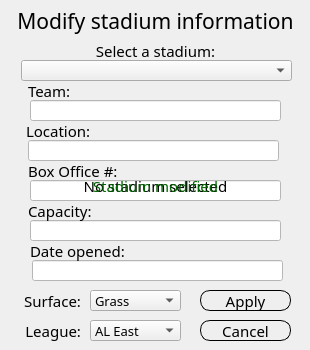
    <widget class="QWidget" name="modifyStadPage">
     <widget class="QLabel" name="modifyStadInfoLabel">
      <property name="geometry">
       <rect>
        <x>10</x>
        <y>0</y>
        <width>291</width>
        <height>41</height>
       </rect>
      </property>
      <property name="font">
       <font>
        <family>Arial Rounded MT Bold</family>
        <pointsize>16</pointsize>
        <weight>50</weight>
        <italic>false</italic>
        <bold>false</bold>
       </font>
      </property>
      <property name="styleSheet">
       <string notr="true">background-color: transparent;
</string>
      </property>
      <property name="text">
       <string>Modify stadium information</string>
      </property>
      <property name="alignment">
       <set>Qt::AlignCenter</set>
      </property>
     </widget>
     <widget class="QLabel" name="selectStadModifyLabel">
      <property name="geometry">
       <rect>
        <x>80</x>
        <y>40</y>
        <width>151</width>
        <height>21</height>
       </rect>
      </property>
      <property name="font">
       <font>
        <family>Arial Rounded MT Bold</family>
        <pointsize>11</pointsize>
        <weight>50</weight>
        <italic>false</italic>
        <bold>false</bold>
       </font>
      </property>
      <property name="styleSheet">
       <string notr="true">background-color: transparent;
</string>
      </property>
      <property name="text">
       <string>Select a stadium:</string>
      </property>
      <property name="alignment">
       <set>Qt::AlignCenter</set>
      </property>
     </widget>
     <widget class="QComboBox" name="selectStadModifyCombo">
      <property name="geometry">
       <rect>
        <x>21</x>
        <y>60</y>
        <width>271</width>
        <height>21</height>
       </rect>
      </property>
      <property name="font">
       <font>
        <family>Arial Rounded MT Bold</family>
        <pointsize>10</pointsize>
       </font>
      </property>
     </widget>
     <widget class="QLabel" name="stadModifyTeamLabel">
      <property name="geometry">
       <rect>
        <x>28</x>
        <y>80</y>
        <width>251</width>
        <height>21</height>
       </rect>
      </property>
      <property name="font">
       <font>
        <family>Arial Rounded MT Bold</family>
        <pointsize>11</pointsize>
        <weight>50</weight>
        <italic>false</italic>
        <bold>false</bold>
       </font>
      </property>
      <property name="styleSheet">
       <string notr="true">background-color: transparent;
</string>
      </property>
      <property name="text">
       <string>Team:</string>
      </property>
      <property name="alignment">
       <set>Qt::AlignLeading|Qt::AlignLeft|Qt::AlignVCenter</set>
      </property>
     </widget>
     <widget class="QLineEdit" name="stadModifyTeamLineEdit">
      <property name="geometry">
       <rect>
        <x>30</x>
        <y>100</y>
        <width>251</width>
        <height>21</height>
       </rect>
      </property>
      <property name="font">
       <font>
        <pointsize>10</pointsize>
       </font>
      </property>
      <property name="styleSheet">
       <string notr="true">background-color: rgb(255, 255, 255);</string>
      </property>
     </widget>
     <widget class="QLineEdit" name="stadModifyLocLineEdit">
      <property name="geometry">
       <rect>
        <x>28</x>
        <y>140</y>
        <width>251</width>
        <height>21</height>
       </rect>
      </property>
      <property name="font">
       <font>
        <pointsize>10</pointsize>
       </font>
      </property>
      <property name="styleSheet">
       <string notr="true">background-color: rgb(255, 255, 255);</string>
      </property>
     </widget>
     <widget class="QLabel" name="stadModifyLocLabel">
      <property name="geometry">
       <rect>
        <x>26</x>
        <y>120</y>
        <width>251</width>
        <height>21</height>
       </rect>
      </property>
      <property name="font">
       <font>
        <family>Arial Rounded MT Bold</family>
        <pointsize>11</pointsize>
        <weight>50</weight>
        <italic>false</italic>
        <bold>false</bold>
       </font>
      </property>
      <property name="styleSheet">
       <string notr="true">background-color: transparent;
</string>
      </property>
      <property name="text">
       <string>Location:</string>
      </property>
      <property name="alignment">
       <set>Qt::AlignLeading|Qt::AlignLeft|Qt::AlignVCenter</set>
      </property>
     </widget>
     <widget class="QLineEdit" name="stadModifyPhoneLineEdit">
      <property name="geometry">
       <rect>
        <x>30</x>
        <y>180</y>
        <width>251</width>
        <height>21</height>
       </rect>
      </property>
      <property name="font">
       <font>
        <pointsize>10</pointsize>
       </font>
      </property>
      <property name="styleSheet">
       <string notr="true">background-color: rgb(255, 255, 255);</string>
      </property>
     </widget>
     <widget class="QLabel" name="stadModifyPhoneLabel">
      <property name="geometry">
       <rect>
        <x>28</x>
        <y>160</y>
        <width>251</width>
        <height>21</height>
       </rect>
      </property>
      <property name="font">
       <font>
        <family>Arial Rounded MT Bold</family>
        <pointsize>11</pointsize>
        <weight>50</weight>
        <italic>false</italic>
        <bold>false</bold>
       </font>
      </property>
      <property name="styleSheet">
       <string notr="true">background-color: transparent;
</string>
      </property>
      <property name="text">
       <string>Box Office #:</string>
      </property>
      <property name="alignment">
       <set>Qt::AlignLeading|Qt::AlignLeft|Qt::AlignVCenter</set>
      </property>
     </widget>
     <widget class="QLineEdit" name="stadModifyCapLineEdit">
      <property name="geometry">
       <rect>
        <x>30</x>
        <y>220</y>
        <width>251</width>
        <height>21</height>
       </rect>
      </property>
      <property name="font">
       <font>
        <pointsize>10</pointsize>
       </font>
      </property>
      <property name="styleSheet">
       <string notr="true">background-color: rgb(255, 255, 255);</string>
      </property>
      <property name="text">
       <string/>
      </property>
     </widget>
     <widget class="QLabel" name="stadModifyCapLabel">
      <property name="geometry">
       <rect>
        <x>28</x>
        <y>200</y>
        <width>251</width>
        <height>21</height>
       </rect>
      </property>
      <property name="font">
       <font>
        <family>Arial Rounded MT Bold</family>
        <pointsize>11</pointsize>
        <weight>50</weight>
        <italic>false</italic>
        <bold>false</bold>
       </font>
      </property>
      <property name="styleSheet">
       <string notr="true">background-color: transparent;
</string>
      </property>
      <property name="text">
       <string>Capacity:</string>
      </property>
      <property name="alignment">
       <set>Qt::AlignLeading|Qt::AlignLeft|Qt::AlignVCenter</set>
      </property>
     </widget>
     <widget class="QLineEdit" name="stadModifyOpenedLineEdit">
      <property name="geometry">
       <rect>
        <x>32</x>
        <y>260</y>
        <width>251</width>
        <height>21</height>
       </rect>
      </property>
      <property name="font">
       <font>
        <pointsize>10</pointsize>
       </font>
      </property>
      <property name="styleSheet">
       <string notr="true">background-color: rgb(255, 255, 255);</string>
      </property>
      <property name="text">
       <string/>
      </property>
     </widget>
     <widget class="QLabel" name="stadModifyOpenedLabel">
      <property name="geometry">
       <rect>
        <x>30</x>
        <y>240</y>
        <width>251</width>
        <height>21</height>
       </rect>
      </property>
      <property name="font">
       <font>
        <family>Arial Rounded MT Bold</family>
        <pointsize>11</pointsize>
        <weight>50</weight>
        <italic>false</italic>
        <bold>false</bold>
       </font>
      </property>
      <property name="styleSheet">
       <string notr="true">background-color: transparent;
</string>
      </property>
      <property name="text">
       <string>Date opened:</string>
      </property>
      <property name="alignment">
       <set>Qt::AlignLeading|Qt::AlignLeft|Qt::AlignVCenter</set>
      </property>
     </widget>
     <widget class="QLabel" name="stadModifySurfaceLabel">
      <property name="geometry">
       <rect>
        <x>10</x>
        <y>290</y>
        <width>71</width>
        <height>21</height>
       </rect>
      </property>
      <property name="font">
       <font>
        <family>Arial Rounded MT Bold</family>
        <pointsize>11</pointsize>
        <weight>50</weight>
        <italic>false</italic>
        <bold>false</bold>
       </font>
      </property>
      <property name="styleSheet">
       <string notr="true">background-color: transparent;
</string>
      </property>
      <property name="text">
       <string>Surface:</string>
      </property>
      <property name="alignment">
       <set>Qt::AlignRight|Qt::AlignTrailing|Qt::AlignVCenter</set>
      </property>
     </widget>
     <widget class="QComboBox" name="stadModifySurfaceCombo">
      <property name="geometry">
       <rect>
        <x>90</x>
        <y>290</y>
        <width>91</width>
        <height>21</height>
       </rect>
      </property>
      <property name="font">
       <font>
        <family>Arial Rounded MT Bold</family>
        <pointsize>10</pointsize>
       </font>
      </property>
      <item>
       <property name="text">
        <string>Grass</string>
       </property>
      </item>
      <item>
       <property name="text">
        <string>Artificial turf</string>
       </property>
      </item>
     </widget>
     <widget class="QLabel" name="stadModifyLeagueLabel">
      <property name="geometry">
       <rect>
        <x>10</x>
        <y>320</y>
        <width>71</width>
        <height>21</height>
       </rect>
      </property>
      <property name="font">
       <font>
        <family>Arial Rounded MT Bold</family>
        <pointsize>11</pointsize>
        <weight>50</weight>
        <italic>false</italic>
        <bold>false</bold>
       </font>
      </property>
      <property name="styleSheet">
       <string notr="true">background-color: transparent;
</string>
      </property>
      <property name="text">
       <string>League:</string>
      </property>
      <property name="alignment">
       <set>Qt::AlignRight|Qt::AlignTrailing|Qt::AlignVCenter</set>
      </property>
     </widget>
     <widget class="QComboBox" name="stadModifyLeagueCombo">
      <property name="geometry">
       <rect>
        <x>90</x>
        <y>320</y>
        <width>91</width>
        <height>21</height>
       </rect>
      </property>
      <property name="font">
       <font>
        <family>Arial Rounded MT Bold</family>
        <pointsize>10</pointsize>
       </font>
      </property>
      <item>
       <property name="text">
        <string>AL East</string>
       </property>
      </item>
      <item>
       <property name="text">
        <string>AL Central</string>
       </property>
      </item>
      <item>
       <property name="text">
        <string>AL West</string>
       </property>
      </item>
      <item>
       <property name="text">
        <string>NL East</string>
       </property>
      </item>
      <item>
       <property name="text">
        <string>NL Central</string>
       </property>
      </item>
      <item>
       <property name="text">
        <string>NL West</string>
       </property>
      </item>
     </widget>
     <widget class="QPushButton" name="stadModifyApplyPush">
      <property name="geometry">
       <rect>
        <x>200</x>
        <y>290</y>
        <width>91</width>
        <height>21</height>
       </rect>
      </property>
      <property name="font">
       <font>
        <family>Arial Rounded MT Bold</family>
        <pointsize>11</pointsize>
       </font>
      </property>
      <property name="cursor">
       <cursorShape>PointingHandCursor</cursorShape>
      </property>
      <property name="styleSheet">
       <string notr="true">QPushButton
{
	border: 1px;
	border-radius: 10px;
	border-style: outset;
}

QPushButton:hover
{
	background-color: rgb(255, 221, 170);
}

QPushButton:pressed
{
	background-color: rgb(212, 185, 141);
}</string>
      </property>
      <property name="text">
       <string>Apply</string>
      </property>
     </widget>
     <widget class="QPushButton" name="stadModifyCancelPush">
      <property name="geometry">
       <rect>
        <x>200</x>
        <y>320</y>
        <width>91</width>
        <height>21</height>
       </rect>
      </property>
      <property name="font">
       <font>
        <family>Arial Rounded MT Bold</family>
        <pointsize>11</pointsize>
       </font>
      </property>
      <property name="cursor">
       <cursorShape>PointingHandCursor</cursorShape>
      </property>
      <property name="styleSheet">
       <string notr="true">QPushButton
{
	border: 1px;
	border-radius: 10px;
	border-style: outset;
}

QPushButton:hover
{
	background-color: rgb(255, 221, 170);
}

QPushButton:pressed
{
	background-color: rgb(212, 185, 141);
}</string>
      </property>
      <property name="text">
       <string>Cancel</string>
      </property>
     </widget>
     <widget class="QLabel" name="noStadSelectedLabel">
      <property name="geometry">
       <rect>
        <x>60</x>
        <y>170</y>
        <width>191</width>
        <height>31</height>
       </rect>
      </property>
      <property name="font">
       <font>
        <family>Arial Rounded MT Bold</family>
        <pointsize>11</pointsize>
        <weight>50</weight>
        <italic>false</italic>
        <bold>false</bold>
       </font>
      </property>
      <property name="styleSheet">
       <string notr="true">background-color: transparent</string>
      </property>
      <property name="text">
       <string>No stadium selected</string>
      </property>
      <property name="alignment">
       <set>Qt::AlignCenter</set>
      </property>
      <property name="wordWrap">
       <bool>true</bool>
      </property>
     </widget>
     <widget class="QLabel" name="stadModifiedLabel">
      <property name="geometry">
       <rect>
        <x>60</x>
        <y>170</y>
        <width>191</width>
        <height>31</height>
       </rect>
      </property>
      <property name="font">
       <font>
        <family>Arial Rounded MT Bold</family>
        <pointsize>11</pointsize>
        <weight>50</weight>
        <italic>false</italic>
        <bold>false</bold>
       </font>
      </property>
      <property name="styleSheet">
       <string notr="true">QLabel
{
	color: darkGreen;
	background-color: transparent;
}</string>
      </property>
      <property name="text">
       <string>Stadium modified</string>
      </property>
      <property name="alignment">
       <set>Qt::AlignCenter</set>
      </property>
      <property name="wordWrap">
       <bool>true</bool>
      </property>
     </widget>
    </widget>
